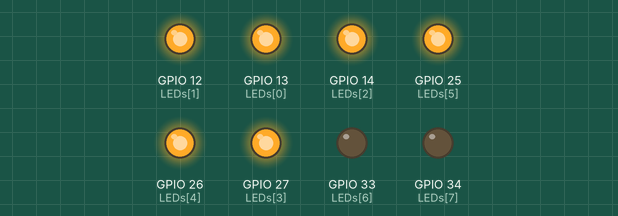
This program was run on a simulated ESP32. Shown: output pins drawn as LEDs (lit = HIGH).

Above: at 0.1 s.
At 4.1 s:
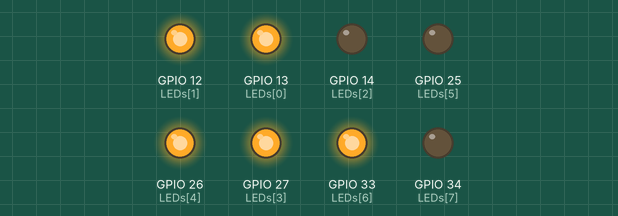
At 8.1 s:
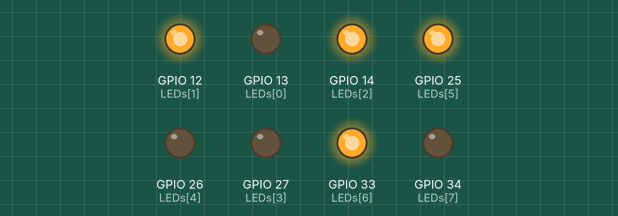
At 18.1 s:
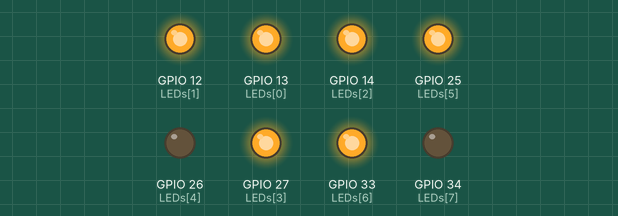
At 28.6 s:
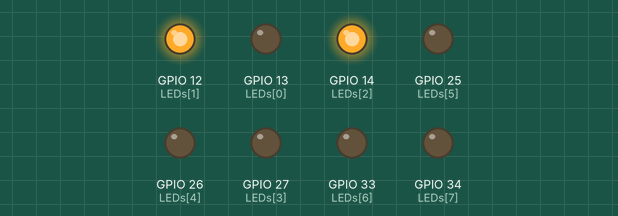
At 37.6 s:
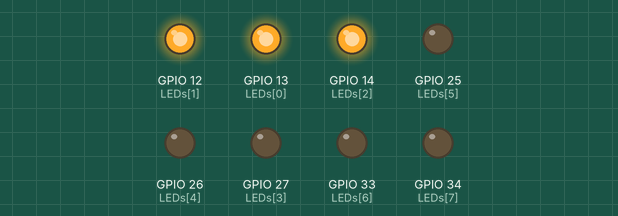
Timing chart, 0 to 40.0 s (numbered marks = the images above):
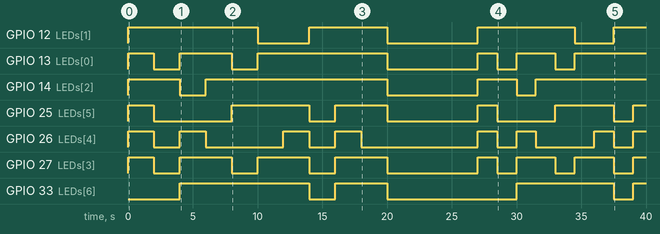

The program:

main.cpp
```cpp
#include <Arduino.h>
#include <stdio.h>
#include "freertos/FreeRTOS.h"
#include "freertos/task.h"
#include "driver/gpio.h"
#include "sdkconfig.h"

#define PINS 8

//GPIO_NUM_33 comand capture
gpio_num_t LEDs [] = {GPIO_NUM_13, GPIO_NUM_12, GPIO_NUM_14, GPIO_NUM_27, GPIO_NUM_26, GPIO_NUM_25, GPIO_NUM_33, GPIO_NUM_34};

//Last bit is the command capture
int num [11][8] = {{1,1,1,1,1,1,0,0},
                   {0,1,1,0,0,0,0,0},
                   {1,1,0,1,1,0,1,0},
                   {1,1,1,1,0,0,1,0},
                   {0,1,1,0,0,1,1,0},
                   {1,0,1,1,0,1,1,1},
                   {1,0,1,1,1,1,1,0},
                   {1,1,1,0,0,0,0,0},
                   {1,1,1,1,1,1,1,0},
                   {1,1,1,1,0,1,1,0},
                   {0,0,0,0,0,0,0,0}
                  };

void configure_pins(){
  gpio_config_t io_conf = {};
  for (int i = 0; i<PINS; i++)
  {
    io_conf.pin_bit_mask = (1ULL<<LEDs[i]);
    io_conf.mode = GPIO_MODE_OUTPUT;
    gpio_config(&io_conf);
    gpio_set_level(LEDs[i], 0);
  }
}

void set_number(int pos)
{
  for (int i = 0; i<PINS; i++)
  {
    gpio_set_level(LEDs[i], num[pos][i]);
  }
  gpio_set_level(LEDs[PINS-1], 0);
}

void setup() {
  configure_pins();
}

void loop() {
  int times[] = {2000, 1500, 1000, 500, 200, 100, 50, 10, 1};

  for(int i = 0; i<9;i++)
  {
    for(int j = 0;j<11;j++)
    {
      set_number(j);
      vTaskDelay(pdMS_TO_TICKS(times[i]));
    }
    vTaskDelay(pdMS_TO_TICKS(5000));
  }


}
```

Measured:
- by itself, GPIO 12 (LEDs[1]): goes HIGH 10.0 s, LOW 4.0 s, HIGH 6.0 s, LOW 7.0 s, HIGH 7.5 s, LOW 3.0 s, then HIGH
- by itself, GPIO 13 (LEDs[0]): LOW → HIGH at 0.00 s, → LOW 2.0 s later, → HIGH 2.0 s later, → LOW 4.0 s later, … (11 changes in this stretch)
- by itself, GPIO 14 (LEDs[2]): goes HIGH 4.0 s, LOW 2.0 s, HIGH 14.0 s, LOW 7.0 s, HIGH 3.0 s, LOW 1.5 s, then HIGH
- by itself, GPIO 25 (LEDs[5]): LOW → HIGH at 0.00 s, → LOW 2.0 s later, → HIGH 6.0 s later, → LOW 6.0 s later, … (11 changes in this stretch)
- by itself, GPIO 26 (LEDs[4]): LOW → HIGH at 0.00 s, → LOW 2.0 s later, → HIGH 2.0 s later, → LOW 2.0 s later, … (15 changes in this stretch)
- by itself, GPIO 27 (LEDs[3]): LOW → HIGH at 0.00 s, → LOW 2.0 s later, → HIGH 2.0 s later, → LOW 4.0 s later, … (15 changes in this stretch)
- by itself, GPIO 33 (LEDs[6]): goes HIGH 10.0 s, LOW 2.0 s, HIGH 4.0 s, LOW 10.0 s, HIGH 7.5 s, LOW 1.5 s, then HIGH
